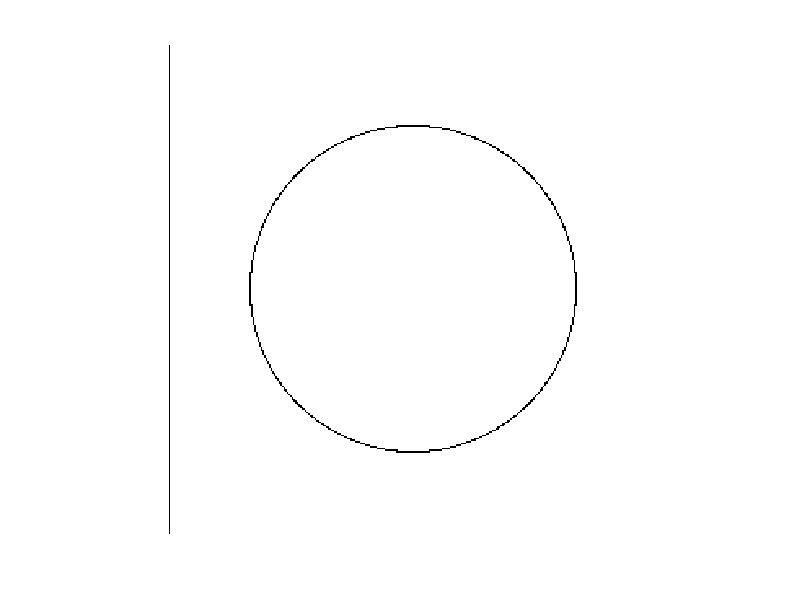

MATLAB code to generate this figure:
clear all
close all
clc
c=zeros(300,300);
c(:,:)=255;
for x=1:300
    for y=1:300
        r=(x-150)*(x-150)+(y-150)*(y-150);
        r=sqrt(r);
        r=uint8(r);
        if(r==100)
            c(x,y)=0;
        end
    end
end
figure;imshow(c);